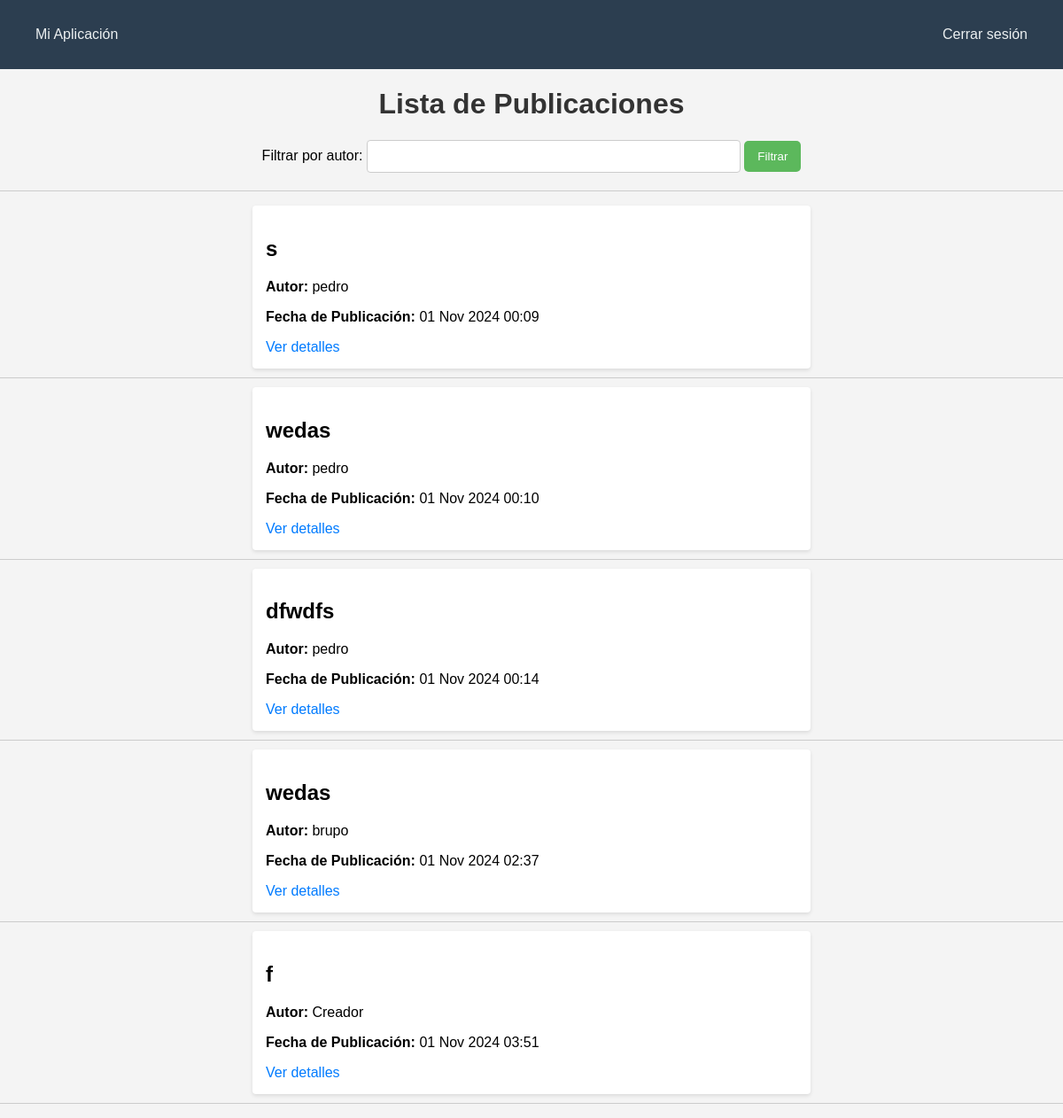
The page / (signed in) on the database as committed earlier.
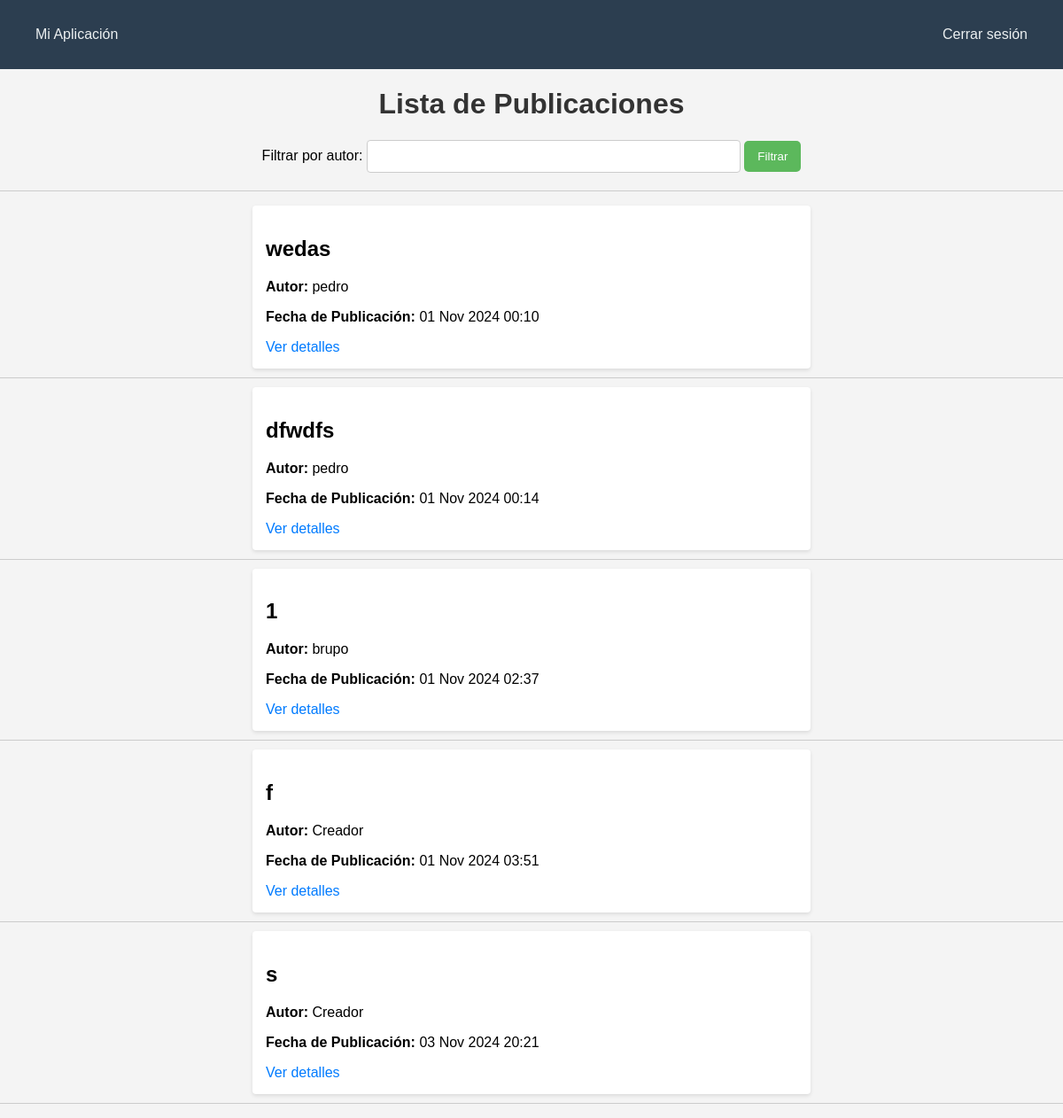
The same page on the database as committed later.
### logs/models.py (models this page shows)
class Post(models.Model):
    Titulo = models.CharField(max_length=200)
    Contenido = models.TextField()
    Fecha_de_Publicacion = models.DateTimeField(auto_now_add=True)
    Autor = models.ForeignKey(User, on_delete=models.CASCADE)

### logs/views.py (the view)
# urls.py: 2. Add a URL to urlpatterns:  path('', views.home, name='home')
@login_required
@permission_required('logs.view_post', raise_exception=True)
def home(request):
    nombreAutor = request.GET.get('autor')
    if nombreAutor:
        user = User.objects.filter(username=nombreAutor).first()
        if user:
            posts = Post.objects.filter(Autor=user)
        else:
            posts = []
    else:
        posts = Post.objects.all()
    can_create = request.user.has_perm('logs.add_post')
    return render(request, 'home.html', {'posts': posts, 'nombreAutor': nombreAutor, 'can_create': can_create})

### logs/templates/home.html (shortened to what this page needs)
{% extends "base.html" %}
{% block content %}
    <h1>Lista de Publicaciones</h1>
    <form method="get" action="">
        <label for="autor">Filtrar por autor:</label>
        <input type="text" name="autor" id="autor" value="{{ nombreAutor|default:'' }}">
        <button type="submit">Filtrar</button>
    </form>
    <hr>
    {% if posts %}
        <ul>
            {% for post in posts %}
                <li>
                    <h2>{{ post.Titulo }}</h2>
                    <p><strong>Autor:</strong> {{ post.Autor.username }}</p>
                    <p><strong>Fecha de Publicación:</strong> {{ post.Fecha_de_Publicacion|date:"d M Y H:i" }}</p>
                    <a href="{% url 'detalle_post' post.id %}">Ver detalles</a>
                </li>
                <hr>
            {% endfor %}
        </ul>
    {% endif %}
{% endblock %}

### logs/templates/base.html (shortened to what this page needs)
{% load static %}
<!DOCTYPE html>
<html lang="es">
<head>
    <link rel="stylesheet" href="{% static 'logs/style.css' %}">
</head>
<body>
    {% include 'navbar.html' %}
    <div>
        {% block content %}{% endblock %}
    </div>
</body>
</html>

### logs/templates/navbar.html (shortened to what this page needs)
<nav>
    <div>
        <a href="{% url 'home' %}">Mi Aplicación</a>
        <div>
            <div class="nav-options">
                {% if user.is_authenticated %}
                    <div>
                        <a href="{% url 'logout' %}">Cerrar sesión</a>
                    </div>
                {% endif %}
            </div>
        </div>
    </div>
</nav>

### logs/static/logs/style.css (style rules this page uses)
html { margin: 0; }
nav { background-color: #2c3e50; padding: 20px 30px; }
nav div { display: flex; justify-content: space-between; align-items: center; }
nav a { color: #ecf0f1; text-decoration: none; padding: 10px; }
.nav-options { display: flex; }
.nav-options div { margin-left: 15px; }
body { font-family: Arial, sans-serif; margin: 0; padding: 0; background-color: #f4f4f4; }
h1 { text-align: center; color: #333; }
form { margin: 20px auto; text-align: center; }
input[type="text"] { padding: 10px; width: 80%; max-width: 400px; border: 1px solid #ccc; border-radius: 4px; }
button { padding: 10px 15px; border: none; border-radius: 4px; background-color: #5cb85c; color: white; }
ul { list-style-type: none; padding: 0; }
li { background-color: white; margin: 10px auto; padding: 15px; border-radius: 4px; box-shadow: 0 2px 4px rgba(0, 0, 0, 0.1); max-width: 600px; }
a { color: #007bff; text-decoration: none; }
hr { border: 0; height: 1px; background-color: #ccc; }
button { padding: 10px 15px; background-color: #5cb85c; color: white; border-radius: 5px; }

Rows that differ between the two databases and show on the page:
removed Post: Titulo "s", Autor.username "pedro", Fecha_de_Publicacion "01 Nov 2024 00:09"
changed Post "01 Nov 2024 02:37": Titulo "wedas" → "1"
added Post: Titulo "s", Autor.username "Creador", Fecha_de_Publicacion "03 Nov 2024 20:21"
